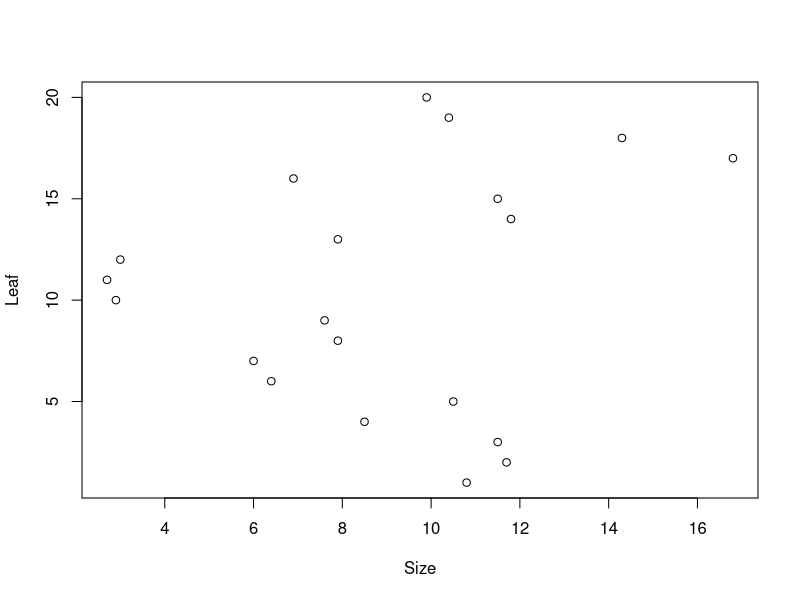
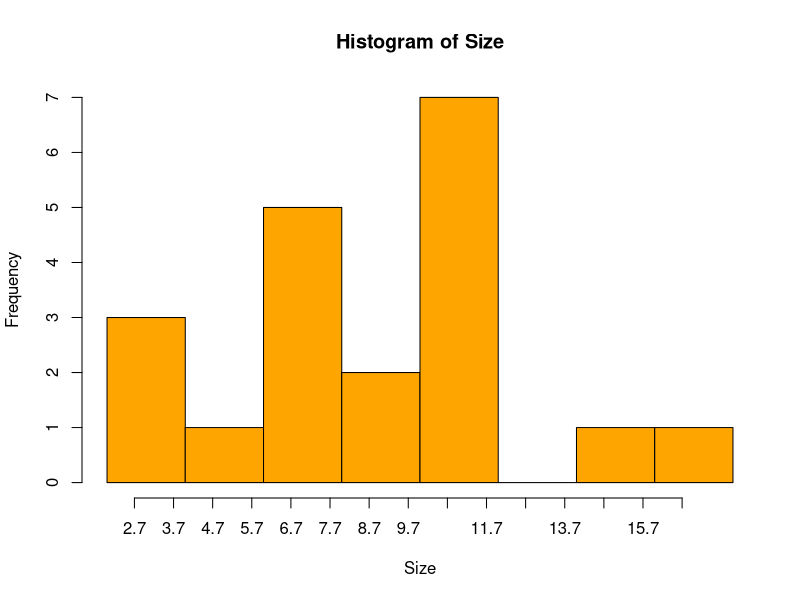
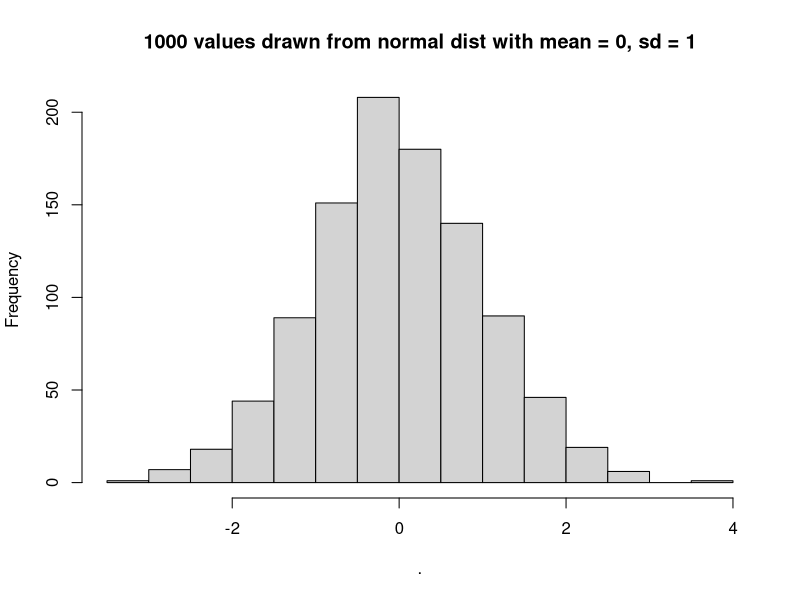
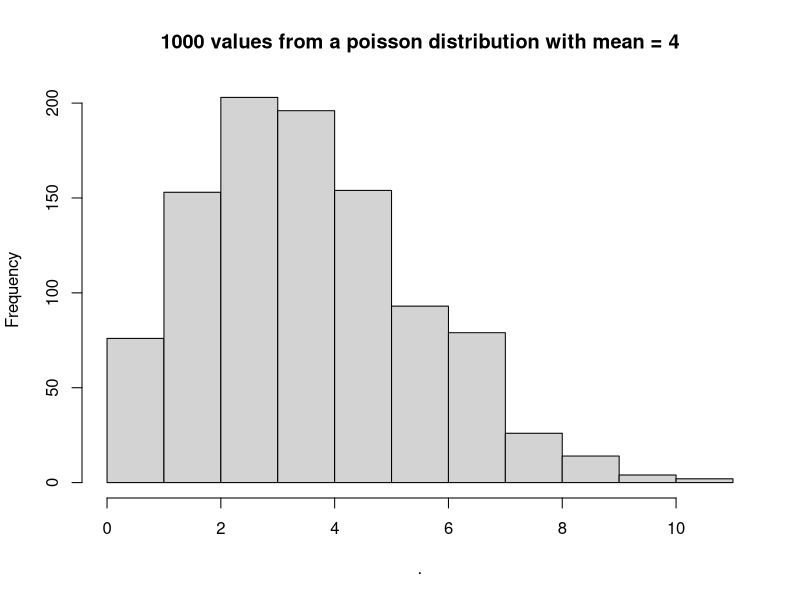
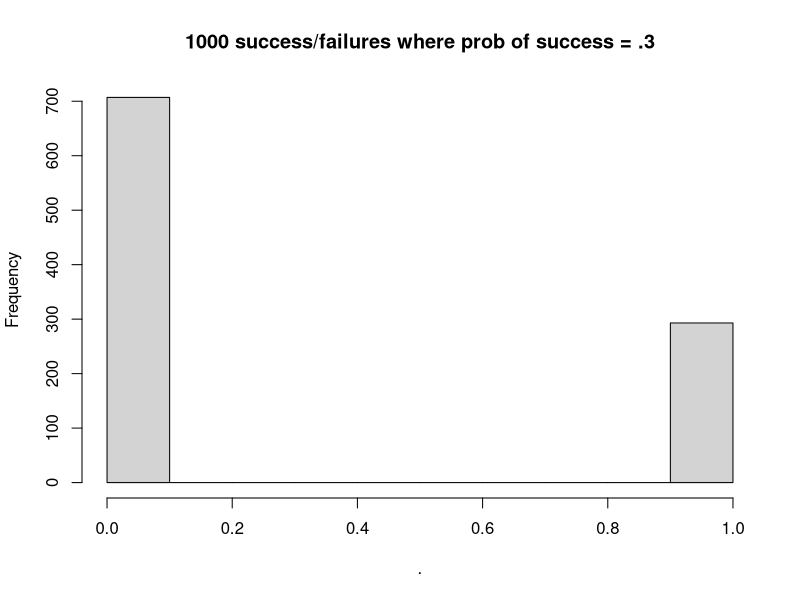
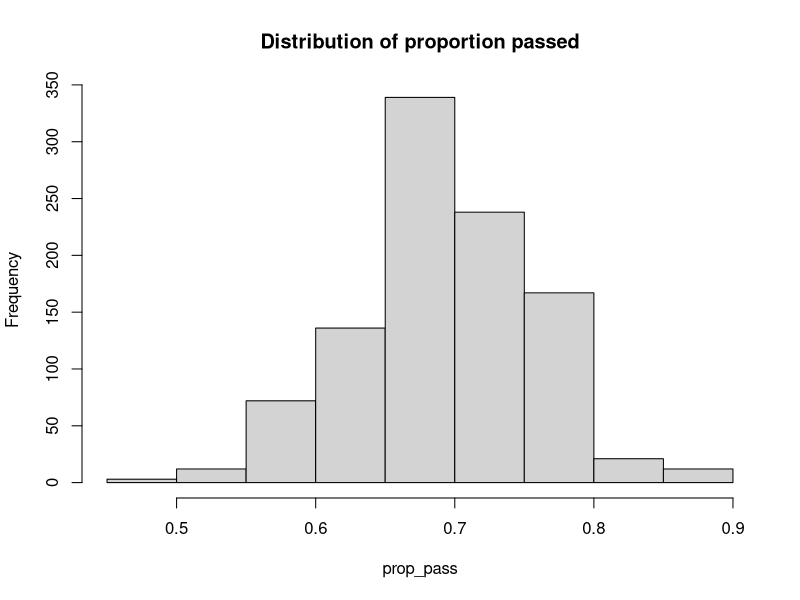
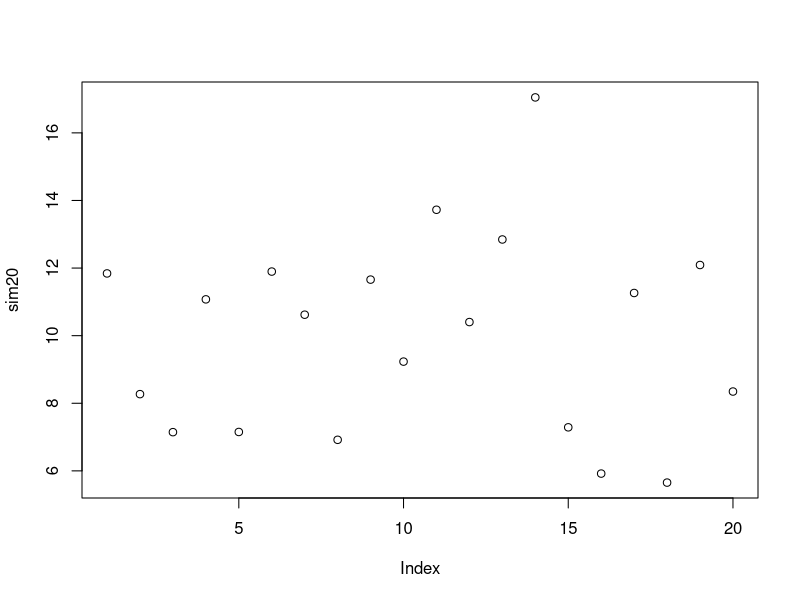
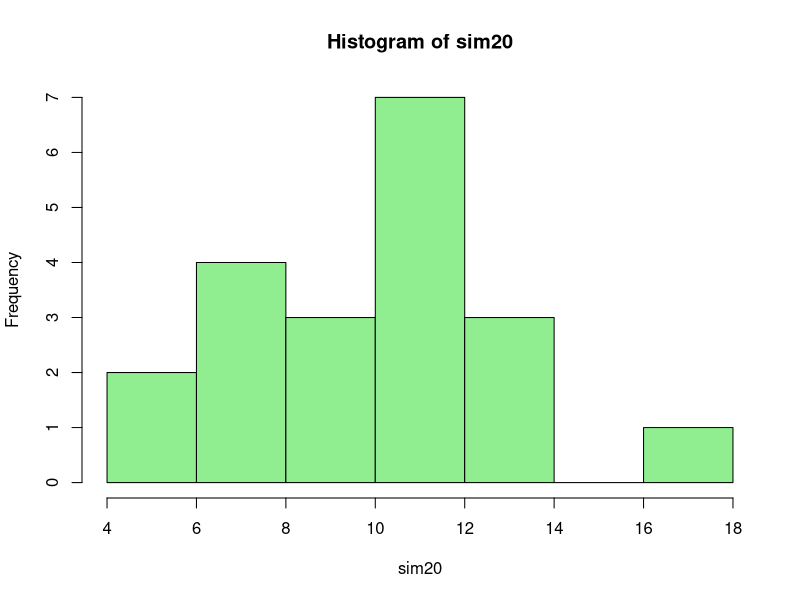

These figures' R source, in order:
## ---- chunk 1
# Load up some packages
library(dplyr)
library(ggplot2)

## ---- chunk 2
## Plot those data here! 

#First I introduced the data;I avoided the word "length" because there are functions named like that
Leaf<-c(1:20)
Size<-c(10.8,11.7,11.5,8.5,10.5,6.4,6,7.9,7.6,2.9,2.7,3,7.9,11.8,11.5,6.9,16.8,14.3,10.4,9.9)
Leaf<-as.numeric(Leaf)



#To create a data frame
Leaves<-data.frame(Leaf,Size)
print.data.frame(Leaves)

#Plot the data
plot(Size, Leaf)

breaks <- seq(min(Size), max(Size), by = 1) 

hist(Size, 
     col="orange", 
     xlab= "Size",
     xaxt="n")  

axis(1, at = seq(min(Size), max(Size), by = 1), las = 1)



## ---- chunk 3
# Let's look at one in R 
rnorm(1000) %>% hist(main = "1000 values drawn from normal dist with mean = 0, sd = 1")

## ---- chunk 4
# Let's look at one in R 
rpois(1000, lambda = 4) %>% hist(main = "1000 values from a poisson distribution with mean = 4")
## ---- chunk 5
# Let's look at one in R. If our data only have two options, aka, "success"
# and "failure" the data will look like this.
rbinom(n = 1000, size = 1, prob = .3) %>% hist (main = "1000 success/failures where prob of success = .3")

## ---- chunk 6
n_pass <- rbinom(n = 1000, size = 50, prob = .7) # class size 50, passing rate 70%, 1000 courses
prop_pass <- n_pass/50
hist(prop_pass, main = "Distribution of proportion passed")  
## ---- chunk 7
# do your calculations here 
mean(Leaves$Size)

sd(Leaves$Size)

## ---- chunk 8
# E.g., You collected data from 35 leaves and their mean length was 6 and sd was .2
# rnorm(N = 35, mean = 6, sd = .2)

#to simulate 20 data points
sim20 <-rnorm(20,mean=8.95,sd=3.716747)

#to plot the freq distribution of the simulated data
plot(sim20)
hist(sim20,
     col = "lightgreen")
## ---- chunk 9
# do your calculations here 
#to simulate 20 data points
sim1000 <-rnorm(1000,mean=8.95,sd=3.716747)

#to plot the freq distribution of the simulated data
plot(sim1000)
hist(sim1000,
     col = "lightblue")

## ---- chunk 10
# example: what's the probability of observing 7 snakes on a hike 
# when the typical hike has 5 snake sightings?
l = 5 # lambda
k = 7 # observed value

(l^k)*(exp(-l))/(factorial(k))


#common value: 10.8
l=mean(Leaves$Size)
cv=10.8
(l^k)*(exp(-l))/(factorial(cv))

#less common value: 9.9
lc=9.9
(l^k)*(exp(-l))/(factorial(lc))


#not observed value: 50
no=50
(l^k)*(exp(-l))/(factorial(no))



## ---- chunk 11
# example: what's the probability of observing 7 snakes on a hike 
# when the typical hike has 5 snake sightings?
dpois(7, lambda = 5)

dnorm(50, l)
dnorm(9.9,l)
dnorm(10.8,l)

